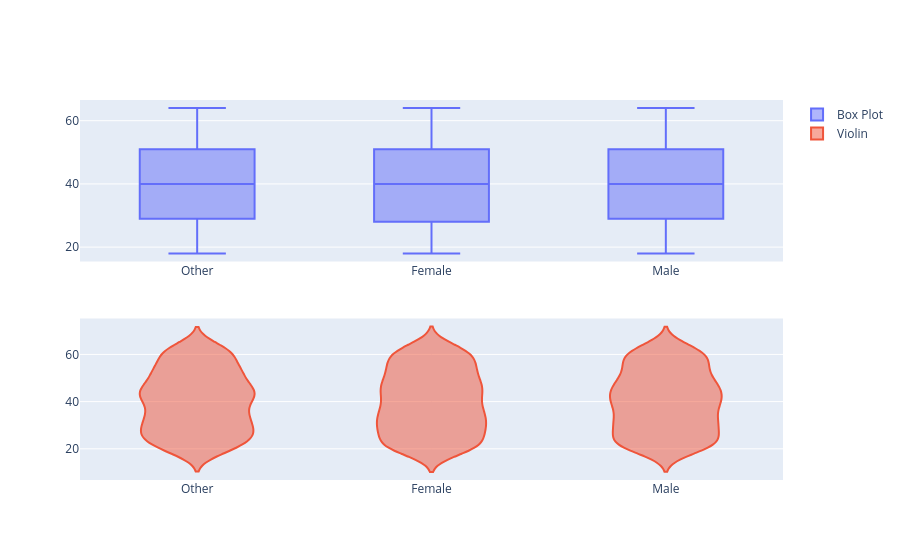

The notebook cell saved with this chart:
### Code cell
# Test -----> 2 variables ----> Numerical/Categorical -----> Plotly
num_cat_plotly(data, 'Gender', 'Age')

### Figure 1 — Plotly figure (JSON) as saved in the notebook; plotly's stock layout.template omitted (floating-point values rounded to 4 significant figures; data arrays with more than 128 entries replaced by an {"elided": "..."} marker saying what was removed)
{"data": [{"name": "Box Plot", "type": "box", "x": {"elided": "2030 str values"}, "xaxis": "x", "y": {"elided": "2030 int values"}, "yaxis": "y"}, {"name": "Violin", "type": "violin", "x": {"elided": "2030 str values"}, "xaxis": "x2", "y": {"elided": "2030 int values"}, "yaxis": "y2"}], "layout": {"xaxis": {"anchor": "y", "domain": [0, 1]}, "xaxis2": {"anchor": "y2", "domain": [0, 1]}, "yaxis": {"anchor": "x", "domain": [0.575, 1]}, "yaxis2": {"anchor": "x2", "domain": [0, 0.425]}}}
